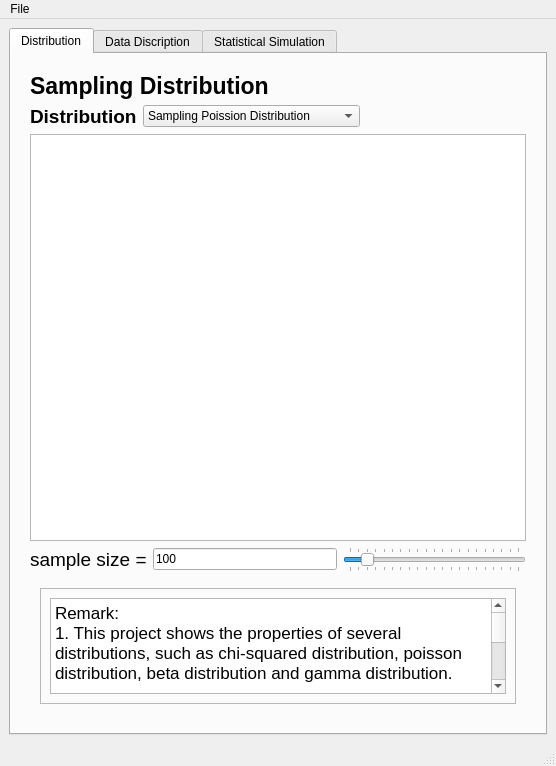
<?xml version="1.0" encoding="UTF-8"?>
<ui version="4.0">
 <class>MainWindow</class>
 <widget class="QMainWindow" name="MainWindow">
  <property name="geometry">
   <rect>
    <x>0</x>
    <y>0</y>
    <width>556</width>
    <height>766</height>
   </rect>
  </property>
  <property name="windowTitle">
   <string>MainWindow</string>
  </property>
  <widget class="QWidget" name="centralwidget">
   <layout class="QHBoxLayout" name="horizontalLayout_4">
    <item>
     <widget class="QTabWidget" name="tabWidget">
      <property name="currentIndex">
       <number>0</number>
      </property>
      <property name="tabBarAutoHide">
       <bool>false</bool>
      </property>
      <widget class="QWidget" name="tab">
       <attribute name="title">
        <string>Distribution</string>
       </attribute>
       <layout class="QVBoxLayout" name="verticalLayout_2">
        <item>
         <layout class="QVBoxLayout" name="verticalLayout_3" stretch="0,0,3,0,1">
          <property name="leftMargin">
           <number>10</number>
          </property>
          <property name="topMargin">
           <number>10</number>
          </property>
          <property name="rightMargin">
           <number>10</number>
          </property>
          <property name="bottomMargin">
           <number>10</number>
          </property>
          <item>
           <widget class="QLabel" name="label">
            <property name="font">
             <font>
              <pointsize>17</pointsize>
              <weight>75</weight>
              <bold>true</bold>
             </font>
            </property>
            <property name="text">
             <string>Sampling Distribution</string>
            </property>
           </widget>
          </item>
          <item>
           <layout class="QHBoxLayout" name="horizontalLayout_3">
            <item>
             <widget class="QLabel" name="label_dist">
              <property name="font">
               <font>
                <pointsize>14</pointsize>
                <weight>75</weight>
                <bold>true</bold>
               </font>
              </property>
              <property name="text">
               <string>Distribution</string>
              </property>
             </widget>
            </item>
            <item>
             <widget class="QComboBox" name="comboBox_dist_page1">
              <item>
               <property name="text">
                <string>Sampling Poission Distribution</string>
               </property>
              </item>
              <item>
               <property name="text">
                <string>Sampling Chi-squared Distribution</string>
               </property>
              </item>
              <item>
               <property name="text">
                <string>Sampling Gamma Distribution</string>
               </property>
              </item>
              <item>
               <property name="text">
                <string>Sampling Beta Distribution</string>
               </property>
              </item>
             </widget>
            </item>
            <item>
             <spacer name="horizontalSpacer">
              <property name="orientation">
               <enum>Qt::Horizontal</enum>
              </property>
              <property name="sizeHint" stdset="0">
               <size>
                <width>40</width>
                <height>20</height>
               </size>
              </property>
             </spacer>
            </item>
           </layout>
          </item>
          <item>
           <widget class="GraphicsLayoutWidget" name="graphicsView_page1"/>
          </item>
          <item>
           <layout class="QHBoxLayout" name="horizontalLayout">
            <item>
             <widget class="QLabel" name="label_2">
              <property name="font">
               <font>
                <pointsize>14</pointsize>
               </font>
              </property>
              <property name="text">
               <string>sample size =</string>
              </property>
             </widget>
            </item>
            <item>
             <widget class="QLineEdit" name="lineEdit_sample_page1">
              <property name="text">
               <string>100</string>
              </property>
             </widget>
            </item>
            <item>
             <widget class="QSlider" name="hSlider_sample_page1">
              <property name="minimum">
               <number>1</number>
              </property>
              <property name="maximum">
               <number>1000</number>
              </property>
              <property name="singleStep">
               <number>50</number>
              </property>
              <property name="pageStep">
               <number>500</number>
              </property>
              <property name="value">
               <number>100</number>
              </property>
              <property name="orientation">
               <enum>Qt::Horizontal</enum>
              </property>
              <property name="tickPosition">
               <enum>QSlider::TicksBothSides</enum>
              </property>
             </widget>
            </item>
           </layout>
          </item>
          <item>
           <layout class="QHBoxLayout" name="horizontalLayout_2">
            <property name="leftMargin">
             <number>10</number>
            </property>
            <property name="topMargin">
             <number>10</number>
            </property>
            <property name="rightMargin">
             <number>10</number>
            </property>
            <property name="bottomMargin">
             <number>10</number>
            </property>
            <item>
             <widget class="QFrame" name="frame">
              <property name="frameShape">
               <enum>QFrame::StyledPanel</enum>
              </property>
              <property name="frameShadow">
               <enum>QFrame::Raised</enum>
              </property>
              <layout class="QVBoxLayout" name="verticalLayout">
               <item>
                <widget class="QTextBrowser" name="textBrowser_page1">
                 <property name="html">
                  <string>&lt;!DOCTYPE HTML PUBLIC &quot;-//W3C//DTD HTML 4.0//EN&quot; &quot;http://www.w3.org/TR/REC-html40/strict.dtd&quot;&gt;
&lt;html&gt;&lt;head&gt;&lt;meta name=&quot;qrichtext&quot; content=&quot;1&quot; /&gt;&lt;style type=&quot;text/css&quot;&gt;
p, li { white-space: pre-wrap; }
&lt;/style&gt;&lt;/head&gt;&lt;body style=&quot; font-family:'.AppleSystemUIFont'; font-size:13pt; font-weight:400; font-style:normal;&quot;&gt;
&lt;p style=&quot; margin-top:0px; margin-bottom:0px; margin-left:0px; margin-right:0px; -qt-block-indent:0; text-indent:0px;&quot;&gt;Remark:&lt;/p&gt;
&lt;p style=&quot; margin-top:0px; margin-bottom:0px; margin-left:0px; margin-right:0px; -qt-block-indent:0; text-indent:0px;&quot;&gt;1. This project shows the properties of several distributions, such as chi-squared distribution, poisson distribution, beta distribution and gamma distribution.&lt;/p&gt;
&lt;p style=&quot;-qt-paragraph-type:empty; margin-top:0px; margin-bottom:0px; margin-left:0px; margin-right:0px; -qt-block-indent:0; text-indent:0px;&quot;&gt;&lt;br /&gt;&lt;/p&gt;
&lt;p style=&quot; margin-top:0px; margin-bottom:0px; margin-left:0px; margin-right:0px; -qt-block-indent:0; text-indent:0px;&quot;&gt;2. Try to change the sample size of these distributions and compare the histogram with the standard normal distribution.&lt;/p&gt;
&lt;p style=&quot;-qt-paragraph-type:empty; margin-top:0px; margin-bottom:0px; margin-left:0px; margin-right:0px; -qt-block-indent:0; text-indent:0px;&quot;&gt;&lt;br /&gt;&lt;/p&gt;
&lt;p style=&quot;-qt-paragraph-type:empty; margin-top:0px; margin-bottom:0px; margin-left:0px; margin-right:0px; -qt-block-indent:0; text-indent:0px;&quot;&gt;&lt;br /&gt;&lt;/p&gt;&lt;/body&gt;&lt;/html&gt;</string>
                 </property>
                </widget>
               </item>
              </layout>
             </widget>
            </item>
           </layout>
          </item>
         </layout>
        </item>
       </layout>
      </widget>
      <widget class="QWidget" name="tab_2">
       <attribute name="title">
        <string>Data Discription</string>
       </attribute>
       <layout class="QVBoxLayout" name="verticalLayout_7">
        <item>
         <layout class="QVBoxLayout" name="verticalLayout_4" stretch="0,0,0,2">
          <property name="leftMargin">
           <number>10</number>
          </property>
          <property name="topMargin">
           <number>10</number>
          </property>
          <property name="rightMargin">
           <number>10</number>
          </property>
          <property name="bottomMargin">
           <number>10</number>
          </property>
          <item>
           <layout class="QHBoxLayout" name="horizontalLayout_5">
            <item>
             <widget class="QLabel" name="label_3">
              <property name="text">
               <string>Variable number = </string>
              </property>
             </widget>
            </item>
            <item>
             <widget class="QLineEdit" name="lineEdit_number"/>
            </item>
            <item>
             <widget class="QLabel" name="label_4">
              <property name="text">
               <string>Sample size = </string>
              </property>
             </widget>
            </item>
            <item>
             <widget class="QLineEdit" name="lineEdit_sample_page2"/>
            </item>
           </layout>
          </item>
          <item>
           <widget class="QTableView" name="tableView"/>
          </item>
          <item>
           <layout class="QHBoxLayout" name="horizontalLayout_6">
            <item>
             <layout class="QVBoxLayout" name="verticalLayout_5">
              <item>
               <layout class="QHBoxLayout" name="horizontalLayout_7">
                <item>
                 <widget class="QLabel" name="label_5">
                  <property name="font">
                   <font>
                    <pointsize>14</pointsize>
                   </font>
                  </property>
                  <property name="text">
                   <string>x =</string>
                  </property>
                 </widget>
                </item>
                <item>
                 <widget class="QComboBox" name="comboBox_xcolumn"/>
                </item>
               </layout>
              </item>
              <item>
               <widget class="QLineEdit" name="lineEdit_x"/>
              </item>
             </layout>
            </item>
            <item>
             <spacer name="horizontalSpacer_2">
              <property name="orientation">
               <enum>Qt::Horizontal</enum>
              </property>
              <property name="sizeHint" stdset="0">
               <size>
                <width>40</width>
                <height>20</height>
               </size>
              </property>
             </spacer>
            </item>
            <item>
             <layout class="QVBoxLayout" name="verticalLayout_6">
              <item>
               <layout class="QHBoxLayout" name="horizontalLayout_8">
                <item>
                 <widget class="QLabel" name="label_6">
                  <property name="font">
                   <font>
                    <pointsize>14</pointsize>
                   </font>
                  </property>
                  <property name="text">
                   <string>y =</string>
                  </property>
                 </widget>
                </item>
                <item>
                 <widget class="QComboBox" name="comboBox_ycolumn"/>
                </item>
               </layout>
              </item>
              <item>
               <widget class="QLineEdit" name="lineEdit_y"/>
              </item>
             </layout>
            </item>
            <item>
             <spacer name="horizontalSpacer_3">
              <property name="orientation">
               <enum>Qt::Horizontal</enum>
              </property>
              <property name="sizeHint" stdset="0">
               <size>
                <width>40</width>
                <height>20</height>
               </size>
              </property>
             </spacer>
            </item>
            <item>
             <widget class="QCheckBox" name="checkBox_grid">
              <property name="text">
               <string>GRID ON/OFF</string>
              </property>
             </widget>
            </item>
           </layout>
          </item>
          <item>
           <widget class="PlotWidget" name="graphicsView_page2"/>
          </item>
         </layout>
        </item>
       </layout>
      </widget>
      <widget class="QWidget" name="tab_3">
       <attribute name="title">
        <string>Statistical Simulation</string>
       </attribute>
       <layout class="QVBoxLayout" name="verticalLayout_12">
        <item>
         <layout class="QVBoxLayout" name="verticalLayout_8" stretch="1,0,0,0,4,1">
          <property name="spacing">
           <number>10</number>
          </property>
          <property name="leftMargin">
           <number>10</number>
          </property>
          <property name="topMargin">
           <number>10</number>
          </property>
          <property name="rightMargin">
           <number>10</number>
          </property>
          <property name="bottomMargin">
           <number>10</number>
          </property>
          <item>
           <widget class="QTextBrowser" name="textBrowser_2">
            <property name="html">
             <string>&lt;!DOCTYPE HTML PUBLIC &quot;-//W3C//DTD HTML 4.0//EN&quot; &quot;http://www.w3.org/TR/REC-html40/strict.dtd&quot;&gt;
&lt;html&gt;&lt;head&gt;&lt;meta name=&quot;qrichtext&quot; content=&quot;1&quot; /&gt;&lt;style type=&quot;text/css&quot;&gt;
p, li { white-space: pre-wrap; }
&lt;/style&gt;&lt;/head&gt;&lt;body style=&quot; font-family:'.AppleSystemUIFont'; font-size:13pt; font-weight:400; font-style:normal;&quot;&gt;
&lt;p style=&quot; margin-top:0px; margin-bottom:0px; margin-left:0px; margin-right:0px; -qt-block-indent:0; text-indent:0px;&quot;&gt;&lt;span style=&quot; font-weight:600;&quot;&gt;By the constraint f(x) &amp;lt; 1, try to propose different distributions on a larger domain and evaluate the performance of this method via the average number of rejected points.(Input the function and sample size with Python syntax.)&lt;/span&gt;&lt;/p&gt;&lt;/body&gt;&lt;/html&gt;</string>
            </property>
           </widget>
          </item>
          <item>
           <layout class="QHBoxLayout" name="horizontalLayout_9">
            <item>
             <widget class="QLabel" name="label_7">
              <property name="font">
               <font>
                <pointsize>14</pointsize>
               </font>
              </property>
              <property name="text">
               <string>f(x)=</string>
              </property>
             </widget>
            </item>
            <item>
             <widget class="QLineEdit" name="lineEdit_function">
              <property name="text">
               <string>(xx**2) * (1 + np.sin(3*yy) * np.cos(8*xx)) + (yy**2) * (2 + np.cos(5*xx) * np.cos(8*yy)) </string>
              </property>
             </widget>
            </item>
           </layout>
          </item>
          <item>
           <layout class="QHBoxLayout" name="horizontalLayout_10">
            <item>
             <layout class="QVBoxLayout" name="verticalLayout_9">
              <item>
               <widget class="QLabel" name="label_simux">
                <property name="font">
                 <font>
                  <pointsize>14</pointsize>
                 </font>
                </property>
                <property name="text">
                 <string>Simulation of x =</string>
                </property>
               </widget>
              </item>
              <item>
               <widget class="QLabel" name="label_simuy">
                <property name="font">
                 <font>
                  <pointsize>14</pointsize>
                 </font>
                </property>
                <property name="text">
                 <string>Simulation of y =</string>
                </property>
               </widget>
              </item>
             </layout>
            </item>
            <item>
             <layout class="QVBoxLayout" name="verticalLayout_10">
              <item>
               <widget class="QComboBox" name="comboBox_xdist">
                <item>
                 <property name="text">
                  <string>Uniform(-1.5, 1.5)</string>
                 </property>
                </item>
                <item>
                 <property name="text">
                  <string>Uniform(0, 1)</string>
                 </property>
                </item>
                <item>
                 <property name="text">
                  <string>Uniform(-3, 3)</string>
                 </property>
                </item>
                <item>
                 <property name="text">
                  <string>Normal(2, 4)</string>
                 </property>
                </item>
                <item>
                 <property name="text">
                  <string>Normal(0, 1)</string>
                 </property>
                </item>
                <item>
                 <property name="text">
                  <string>Beta(2, 2)</string>
                 </property>
                </item>
                <item>
                 <property name="text">
                  <string>Beta(4, 2)</string>
                 </property>
                </item>
                <item>
                 <property name="text">
                  <string>Beta(2, 4)</string>
                 </property>
                </item>
                <item>
                 <property name="text">
                  <string>Gamma(3, 8)</string>
                 </property>
                </item>
                <item>
                 <property name="text">
                  <string>Gamma(8, 2)</string>
                 </property>
                </item>
                <item>
                 <property name="text">
                  <string>Gamma(6, 6)</string>
                 </property>
                </item>
               </widget>
              </item>
              <item>
               <widget class="QComboBox" name="comboBox_ydist">
                <item>
                 <property name="text">
                  <string>Uniform(-1, 1)</string>
                 </property>
                </item>
                <item>
                 <property name="text">
                  <string>Gamma(3, 8)</string>
                 </property>
                </item>
                <item>
                 <property name="text">
                  <string>Gamma(8, 2)</string>
                 </property>
                </item>
                <item>
                 <property name="text">
                  <string>Gamma(6, 6)</string>
                 </property>
                </item>
                <item>
                 <property name="text">
                  <string>Uniform(0, 1)</string>
                 </property>
                </item>
                <item>
                 <property name="text">
                  <string>Normal(-2, 1)</string>
                 </property>
                </item>
                <item>
                 <property name="text">
                  <string>Normal(0, 1)</string>
                 </property>
                </item>
                <item>
                 <property name="text">
                  <string>Normal(2, 5)</string>
                 </property>
                </item>
                <item>
                 <property name="text">
                  <string>Normal(-2, 3)</string>
                 </property>
                </item>
                <item>
                 <property name="text">
                  <string>Beta(1, 1)</string>
                 </property>
                </item>
                <item>
                 <property name="text">
                  <string>Beta(3, 8)</string>
                 </property>
                </item>
               </widget>
              </item>
             </layout>
            </item>
            <item>
             <layout class="QVBoxLayout" name="verticalLayout_11">
              <item>
               <layout class="QHBoxLayout" name="horizontalLayout_11">
                <item>
                 <widget class="QLabel" name="label_sample">
                  <property name="font">
                   <font>
                    <pointsize>14</pointsize>
                   </font>
                  </property>
                  <property name="text">
                   <string>Sample size=</string>
                  </property>
                 </widget>
                </item>
                <item>
                 <widget class="QLineEdit" name="lineEdit_sample_page3">
                  <property name="text">
                   <string>10**5</string>
                  </property>
                 </widget>
                </item>
               </layout>
              </item>
              <item>
               <widget class="QSlider" name="hSlider_sample_page3">
                <property name="layoutDirection">
                 <enum>Qt::LeftToRight</enum>
                </property>
                <property name="minimum">
                 <number>1000</number>
                </property>
                <property name="maximum">
                 <number>100000</number>
                </property>
                <property name="singleStep">
                 <number>1</number>
                </property>
                <property name="pageStep">
                 <number>1000</number>
                </property>
                <property name="value">
                 <number>100000</number>
                </property>
                <property name="orientation">
                 <enum>Qt::Horizontal</enum>
                </property>
                <property name="tickPosition">
                 <enum>QSlider::TicksBothSides</enum>
                </property>
               </widget>
              </item>
             </layout>
            </item>
           </layout>
          </item>
          <item>
           <layout class="QHBoxLayout" name="horizontalLayout_12" stretch="2">
            <item>
             <widget class="QPushButton" name="pushButton_enter">
              <property name="text">
               <string>ENTER</string>
              </property>
             </widget>
            </item>
           </layout>
          </item>
          <item>
           <widget class="PlotWidget" name="graphicsView_page3"/>
          </item>
          <item>
           <layout class="QHBoxLayout" name="horizontalLayout_13" stretch="2,1">
            <item>
             <widget class="QFrame" name="frame_2">
              <property name="frameShape">
               <enum>QFrame::StyledPanel</enum>
              </property>
              <property name="frameShadow">
               <enum>QFrame::Raised</enum>
              </property>
              <layout class="QHBoxLayout" name="horizontalLayout_14">
               <item>
                <widget class="QTextBrowser" name="textBrowser_result">
                 <property name="html">
                  <string>&lt;!DOCTYPE HTML PUBLIC &quot;-//W3C//DTD HTML 4.0//EN&quot; &quot;http://www.w3.org/TR/REC-html40/strict.dtd&quot;&gt;
&lt;html&gt;&lt;head&gt;&lt;meta name=&quot;qrichtext&quot; content=&quot;1&quot; /&gt;&lt;style type=&quot;text/css&quot;&gt;
p, li { white-space: pre-wrap; }
&lt;/style&gt;&lt;/head&gt;&lt;body style=&quot; font-family:'.AppleSystemUIFont'; font-size:13pt; font-weight:400; font-style:normal;&quot;&gt;
&lt;p style=&quot; margin-top:0px; margin-bottom:0px; margin-left:0px; margin-right:0px; -qt-block-indent:0; text-indent:0px;&quot;&gt;The performance of this method via the average number of rejected points is 42.675%&lt;/p&gt;&lt;/body&gt;&lt;/html&gt;</string>
                 </property>
                </widget>
               </item>
              </layout>
             </widget>
            </item>
            <item>
             <widget class="QPushButton" name="pushButton_exit">
              <property name="text">
               <string>EXIT</string>
              </property>
             </widget>
            </item>
           </layout>
          </item>
         </layout>
        </item>
       </layout>
      </widget>
     </widget>
    </item>
   </layout>
  </widget>
  <widget class="QMenuBar" name="menubar">
   <property name="geometry">
    <rect>
     <x>0</x>
     <y>0</y>
     <width>556</width>
     <height>36</height>
    </rect>
   </property>
   <widget class="QMenu" name="menuFile">
    <property name="title">
     <string>File</string>
    </property>
    <addaction name="actionOpen"/>
    <addaction name="actionExit"/>
   </widget>
   <addaction name="menuFile"/>
  </widget>
  <widget class="QStatusBar" name="statusbar"/>
  <action name="actionOpen">
   <property name="text">
    <string>Open</string>
   </property>
  </action>
  <action name="actionExit">
   <property name="text">
    <string>Exit</string>
   </property>
  </action>
 </widget>
 <customwidgets>
  <customwidget>
   <class>PlotWidget</class>
   <extends>QGraphicsView</extends>
   <header>pyqtgraph</header>
   <container>1</container>
  </customwidget>
  <customwidget>
   <class>GraphicsLayoutWidget</class>
   <extends>QGraphicsView</extends>
   <header location="global">pyqtgraph</header>
  </customwidget>
 </customwidgets>
 <resources/>
 <connections/>
</ui>
